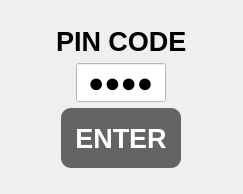
<?xml version="1.0" encoding="UTF-8"?>
<ui version="4.0">
 <class>CheckPinCode</class>
 <widget class="QDialog" name="CheckPinCode">
  <property name="geometry">
   <rect>
    <x>0</x>
    <y>0</y>
    <width>243</width>
    <height>194</height>
   </rect>
  </property>
  <property name="windowTitle">
   <string>Dialog</string>
  </property>
  <layout class="QHBoxLayout" name="horizontalLayout">
   <item>
    <spacer name="horizontalSpacer">
     <property name="orientation">
      <enum>Qt::Horizontal</enum>
     </property>
     <property name="sizeHint" stdset="0">
      <size>
       <width>39</width>
       <height>20</height>
      </size>
     </property>
    </spacer>
   </item>
   <item>
    <layout class="QVBoxLayout" name="verticalLayout">
     <item>
      <spacer name="verticalSpacer">
       <property name="orientation">
        <enum>Qt::Vertical</enum>
       </property>
       <property name="sizeHint" stdset="0">
        <size>
         <width>20</width>
         <height>40</height>
        </size>
       </property>
      </spacer>
     </item>
     <item alignment="Qt::AlignHCenter">
      <widget class="QLabel" name="pinCodeLabel">
       <property name="sizePolicy">
        <sizepolicy hsizetype="Fixed" vsizetype="Preferred">
         <horstretch>0</horstretch>
         <verstretch>0</verstretch>
        </sizepolicy>
       </property>
       <property name="font">
        <font>
         <pointsize>20</pointsize>
         <bold>true</bold>
        </font>
       </property>
       <property name="text">
        <string>PIN CODE</string>
       </property>
      </widget>
     </item>
     <item alignment="Qt::AlignHCenter">
      <widget class="IntegerLineEdit" name="pinCodeLineEdit">
       <property name="sizePolicy">
        <sizepolicy hsizetype="Fixed" vsizetype="Fixed">
         <horstretch>0</horstretch>
         <verstretch>0</verstretch>
        </sizepolicy>
       </property>
       <property name="maximumSize">
        <size>
         <width>90</width>
         <height>16777215</height>
        </size>
       </property>
       <property name="baseSize">
        <size>
         <width>0</width>
         <height>0</height>
        </size>
       </property>
       <property name="font">
        <font>
         <pointsize>20</pointsize>
        </font>
       </property>
       <property name="styleSheet">
        <string notr="true">QLineEdit {
	background-color: white;
}</string>
       </property>
       <property name="text">
        <string>asdf</string>
       </property>
       <property name="maxLength">
        <number>4</number>
       </property>
       <property name="echoMode">
        <enum>QLineEdit::Password</enum>
       </property>
       <property name="alignment">
        <set>Qt::AlignCenter</set>
       </property>
      </widget>
     </item>
     <item alignment="Qt::AlignHCenter">
      <widget class="QPushButton" name="enterButton">
       <property name="sizePolicy">
        <sizepolicy hsizetype="Fixed" vsizetype="Fixed">
         <horstretch>0</horstretch>
         <verstretch>0</verstretch>
        </sizepolicy>
       </property>
       <property name="minimumSize">
        <size>
         <width>120</width>
         <height>60</height>
        </size>
       </property>
       <property name="font">
        <font>
         <pointsize>20</pointsize>
         <bold>true</bold>
        </font>
       </property>
       <property name="styleSheet">
        <string notr="true">QPushButton {
	color: white;
	background-color: rgb(100, 100, 100);
	border-radius: 10px;
}

QPushButton:hover {
	background-color: rgb(50, 50, 50);
}</string>
       </property>
       <property name="text">
        <string>ENTER</string>
       </property>
      </widget>
     </item>
     <item>
      <spacer name="verticalSpacer_2">
       <property name="orientation">
        <enum>Qt::Vertical</enum>
       </property>
       <property name="sizeHint" stdset="0">
        <size>
         <width>20</width>
         <height>40</height>
        </size>
       </property>
      </spacer>
     </item>
    </layout>
   </item>
   <item>
    <spacer name="horizontalSpacer_2">
     <property name="orientation">
      <enum>Qt::Horizontal</enum>
     </property>
     <property name="sizeHint" stdset="0">
      <size>
       <width>40</width>
       <height>20</height>
      </size>
     </property>
    </spacer>
   </item>
  </layout>
 </widget>
 <customwidgets>
  <customwidget>
   <class>IntegerLineEdit</class>
   <extends>QLineEdit</extends>
   <header>IntegerLineEdit.h</header>
  </customwidget>
 </customwidgets>
 <resources/>
 <connections/>
</ui>
